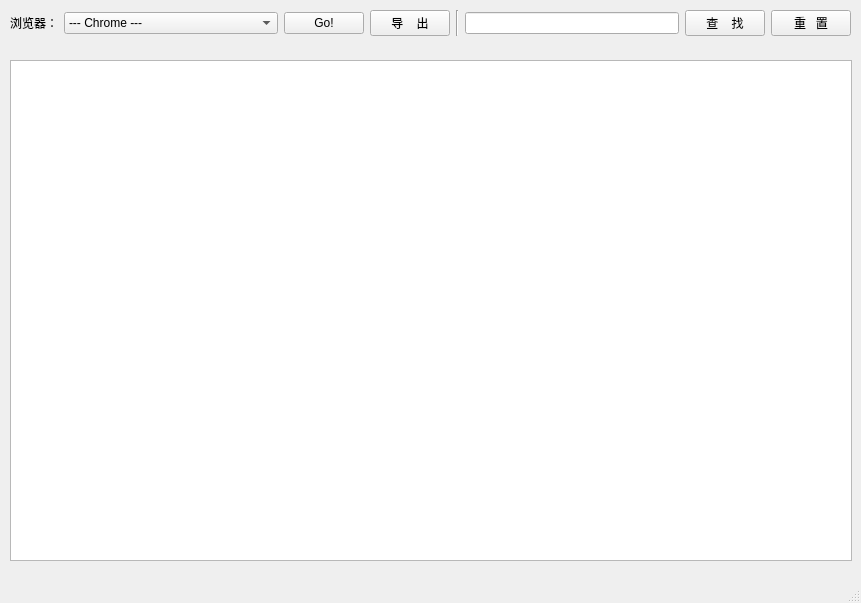
<?xml version="1.0" encoding="UTF-8"?>
<ui version="4.0">
 <class>MainWindow</class>
 <widget class="QMainWindow" name="MainWindow">
  <property name="geometry">
   <rect>
    <x>0</x>
    <y>0</y>
    <width>861</width>
    <height>603</height>
   </rect>
  </property>
  <property name="sizePolicy">
   <sizepolicy hsizetype="Fixed" vsizetype="Preferred">
    <horstretch>0</horstretch>
    <verstretch>0</verstretch>
   </sizepolicy>
  </property>
  <property name="windowTitle">
   <string>浏览器密码查看器</string>
  </property>
  <widget class="QWidget" name="centralwidget">
   <widget class="QTableView" name="tv_namepasswd">
    <property name="geometry">
     <rect>
      <x>10</x>
      <y>60</y>
      <width>842</width>
      <height>501</height>
     </rect>
    </property>
    <attribute name="verticalHeaderVisible">
     <bool>false</bool>
    </attribute>
   </widget>
   <widget class="QWidget" name="layoutWidget">
    <property name="geometry">
     <rect>
      <x>10</x>
      <y>10</y>
      <width>841</width>
      <height>26</height>
     </rect>
    </property>
    <layout class="QHBoxLayout" name="horizontalLayout">
     <item>
      <widget class="QLabel" name="label">
       <property name="sizePolicy">
        <sizepolicy hsizetype="Fixed" vsizetype="Preferred">
         <horstretch>0</horstretch>
         <verstretch>0</verstretch>
        </sizepolicy>
       </property>
       <property name="text">
        <string>浏览器：</string>
       </property>
      </widget>
     </item>
     <item>
      <widget class="QComboBox" name="cb_brower">
       <property name="sizePolicy">
        <sizepolicy hsizetype="Preferred" vsizetype="Fixed">
         <horstretch>0</horstretch>
         <verstretch>0</verstretch>
        </sizepolicy>
       </property>
       <property name="toolTip">
        <string>选择要查询的浏览器</string>
       </property>
       <property name="editable">
        <bool>false</bool>
       </property>
       <item>
        <property name="text">
         <string>--- Chrome ---</string>
        </property>
       </item>
       <item>
        <property name="text">
         <string>--- Edge ---</string>
        </property>
       </item>
      </widget>
     </item>
     <item>
      <widget class="QPushButton" name="pb_getit">
       <property name="sizePolicy">
        <sizepolicy hsizetype="Fixed" vsizetype="Fixed">
         <horstretch>0</horstretch>
         <verstretch>0</verstretch>
        </sizepolicy>
       </property>
       <property name="toolTip">
        <string>查询</string>
       </property>
       <property name="text">
        <string>Go!</string>
       </property>
      </widget>
     </item>
     <item>
      <widget class="QPushButton" name="pb_export">
       <property name="sizePolicy">
        <sizepolicy hsizetype="Fixed" vsizetype="Fixed">
         <horstretch>0</horstretch>
         <verstretch>0</verstretch>
        </sizepolicy>
       </property>
       <property name="toolTip">
        <string>导出查询内容到文件</string>
       </property>
       <property name="text">
        <string>导    出</string>
       </property>
      </widget>
     </item>
     <item>
      <widget class="Line" name="line">
       <property name="orientation">
        <enum>Qt::Vertical</enum>
       </property>
      </widget>
     </item>
     <item>
      <widget class="QLineEdit" name="le_search">
       <property name="sizePolicy">
        <sizepolicy hsizetype="Preferred" vsizetype="Fixed">
         <horstretch>0</horstretch>
         <verstretch>0</verstretch>
        </sizepolicy>
       </property>
       <property name="toolTip">
        <string>&lt;html&gt;&lt;head/&gt;&lt;body&gt;&lt;p&gt;仅在当前显示内容中查找。&lt;/p&gt;&lt;/body&gt;&lt;/html&gt;</string>
       </property>
      </widget>
     </item>
     <item>
      <widget class="QPushButton" name="pb_search">
       <property name="sizePolicy">
        <sizepolicy hsizetype="Fixed" vsizetype="Fixed">
         <horstretch>0</horstretch>
         <verstretch>0</verstretch>
        </sizepolicy>
       </property>
       <property name="text">
        <string>查    找</string>
       </property>
      </widget>
     </item>
     <item>
      <widget class="QPushButton" name="pb_reset">
       <property name="sizePolicy">
        <sizepolicy hsizetype="Fixed" vsizetype="Fixed">
         <horstretch>0</horstretch>
         <verstretch>0</verstretch>
        </sizepolicy>
       </property>
       <property name="text">
        <string>重   置</string>
       </property>
      </widget>
     </item>
    </layout>
   </widget>
  </widget>
  <widget class="QMenuBar" name="menubar">
   <property name="geometry">
    <rect>
     <x>0</x>
     <y>0</y>
     <width>861</width>
     <height>22</height>
    </rect>
   </property>
  </widget>
  <widget class="QStatusBar" name="statusbar"/>
 </widget>
 <resources/>
 <connections/>
</ui>
